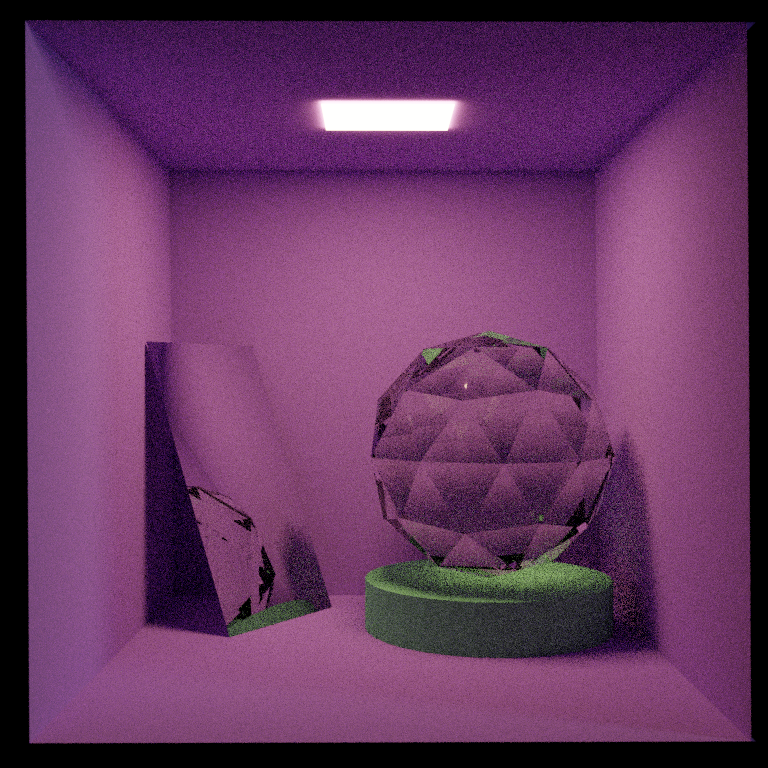
#> input picture scenes/scene_02/blender_render.png, 768 x 768 px
$ python image_comparison.py --image1 scenes/scene_02/blender_render.png --image2 scenes/scene_02/blender_render.png --finalimage scenes/scene_02/blender_render.png
#> lines starting #> are read from the running program, lines starting #| are printed output that depends on the picture
import cv2
import numpy as np
import json
import random
import os
import argparse

ap = argparse.ArgumentParser()
ap.add_argument("-im1", "--image1", required=True,
                help="Image 1 path")
ap.add_argument("-im2", "--image2", required=True,
                help="Image 2 path")
ap.add_argument("-fm", "--finalimage", required=True,
                help="Final Image path")
args = vars(ap.parse_args())

image1_path = args['image1']
image2_path = args['image2']
final_image_path = args['finalimage']

image1 = cv2.imread(image1_path)
#> image1 is the input picture: shape (768, 768, 3); mean B, G, R 96.5, 55.4, 102.4
image2 = cv2.imread(image2_path)

image1_mean = np.mean(image1.astype(np.float32), axis=2)
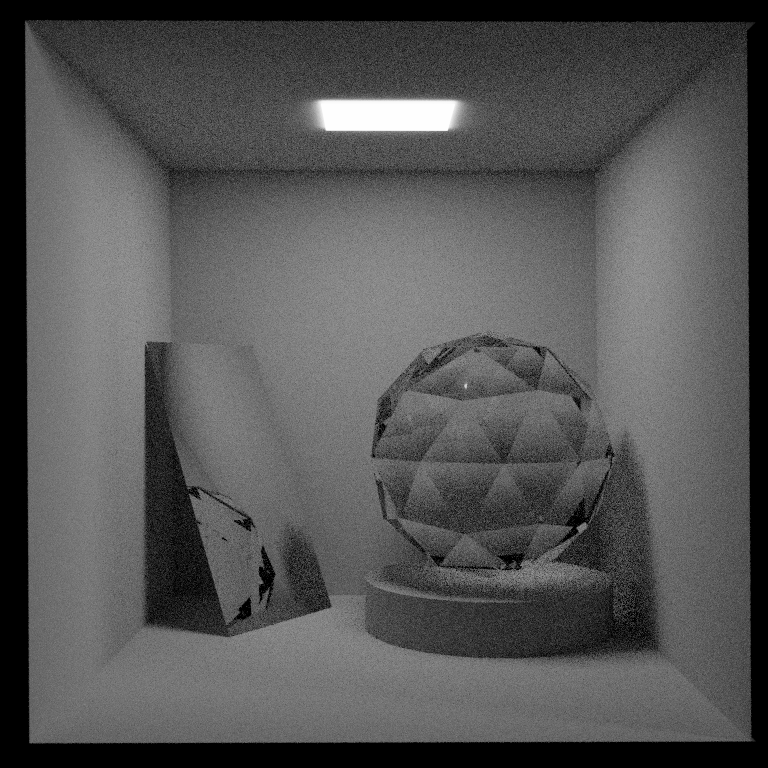
#> image1_mean: shape (768, 768) float32; min 0, max 254.7, mean 84.8
image2_mean = np.mean(image2.astype(np.float32), axis=2)
print(image1_mean.shape)
#| (768, 768)
final_image = np.abs(image2_mean - image1_mean).astype(np.uint8)
#> final_image: shape (768, 768); every value is 0
final_image = np.stack((final_image,)*3, axis=-1)
#> final_image: shape (768, 768, 3); every value is 0

final_image[:,:,0] = 0;
final_image[:,:,2] = 0;

cv2.imwrite(final_image_path, final_image.astype(np.uint8))
